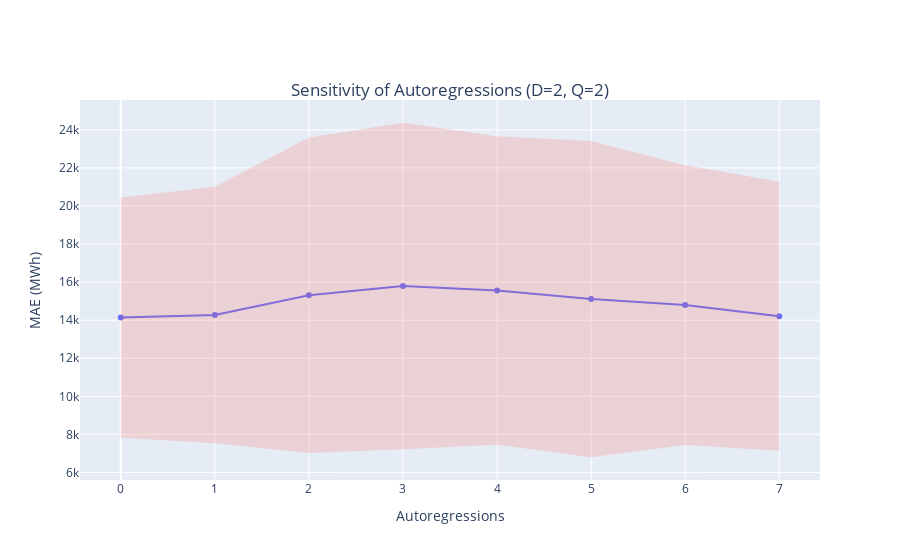

Notebook code for this chart:
### Code cell
x = sens_df[(sens_df.D==2)&(sens_df.Q==2)].P
y = sens_df[(sens_df.D==2)&(sens_df.Q==2)].means
stds = sens_df[(sens_df.D==2)&(sens_df.Q==2)].stds
fig = go.Figure()
fig.add_trace(
    go.Scatter(
        x=x,
        y=y,
        showlegend=False
    )
)
fig.add_trace(
    go.Scatter(
        x = pd.concat([x, x[::-1]]),
        y = pd.concat([y + stds, (y - stds)[::-1]]),
        fill='toself',
        fillcolor='rgba(255,100,80,0.2)',
        line=dict(color='rgba(255,255,255,0)'),
        hoverinfo="skip",
        showlegend=False
    )
)
fig.update_layout(
    title={"text": "Sensitivity of Autoregressions (D=2, Q=2)", "xanchor": 'center', 'x': 0.5, 'y':0.85},
    xaxis_title="Autoregressions",
    yaxis_title="MAE (MWh)"
)
fig.show()
fig.write_image("sensar.png")

### Figure 1 — Plotly figure (JSON) as saved in the notebook; plotly's stock layout.template omitted (floating-point values rounded to 4 significant figures)
{"data": [{"showlegend": false, "type": "scatter", "x": [0, 1, 2, 3, 4, 5, 6, 7], "y": [14140.0, 14270.0, 15310.0, 15800.0, 15560.0, 15110.0, 14790.0, 14200.0]}, {"fill": "toself", "fillcolor": "rgba(255,100,80,0.2)", "hoverinfo": "skip", "line": {"color": "rgba(255,255,255,0)"}, "showlegend": false, "type": "scatter", "x": [0, 1, 2, 3, 4, 5, 6, 7, 7, 6, 5, 4, 3, 2, 1, 0], "y": [20450.0, 21010.0, 23600.0, 24370.0, 23660.0, 23420.0, 22150.0, 21270.0, 7134.0, 7442.0, 6799.0, 7453.0, 7221.0, 7022.0, 7529.0, 7823.0]}], "layout": {"autosize": true, "title": {"text": "Sensitivity of Autoregressions (D=2, Q=2)", "x": 0.5, "xanchor": "center", "y": 0.85}, "xaxis": {"autorange": true, "range": [-0.4236, 7.424], "title": {"text": "Autoregressions"}, "type": "linear"}, "yaxis": {"autorange": true, "range": [5349.0, 25820.0], "title": {"text": "MAE (MWh)"}, "type": "linear"}}}
